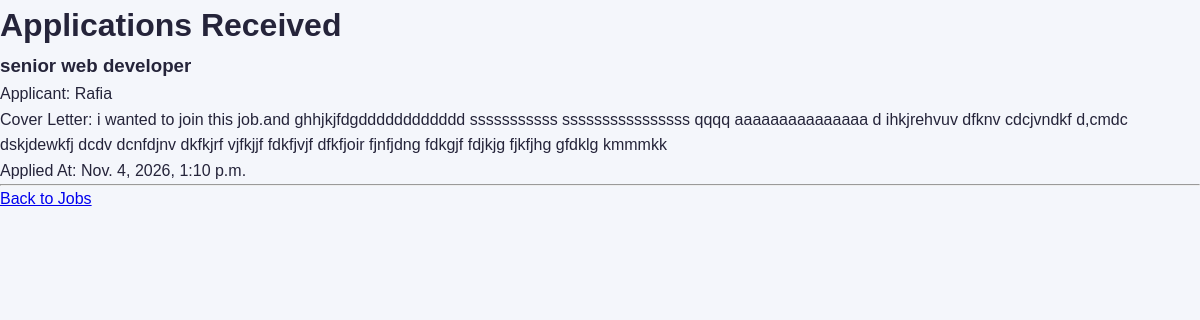
The app's page /company/applications/ (signed in) with its own data.
### jobs/models.py (models this page shows, shortened)
class Application(models.Model):
    job = models.ForeignKey(
        Job,
        on_delete=models.CASCADE,
        related_name='applications'
    )
    applicant = models.ForeignKey(
        settings.AUTH_USER_MODEL,
        on_delete=models.CASCADE,
        related_name='applications'
    )
    cover_letter = models.TextField()
    applied_at = models.DateTimeField(auto_now_add=True)
    class Meta:
        constraints = [
            models.UniqueConstraint(
                fields=['job', 'applicant'],
                name='unique_job_application'
            )
        ]

class Job(models.Model):
    JOB_TYPES = [
        ('Full Time', 'Full Time'),
        ('Part Time', 'Part Time'),
        ('Internship', 'Internship'),
        ('Remote', 'Remote'),
    ]
    company = models.ForeignKey(
        settings.AUTH_USER_MODEL,
        on_delete=models.CASCADE,
        related_name='jobs'
    )
    title = models.CharField(max_length=200)
    description = models.TextField()
    location = models.CharField(max_length=100)
    job_type = models.CharField(max_length=20, choices=JOB_TYPES)
    salary = models.PositiveIntegerField(null=True, blank=True)
    created_at = models.DateTimeField(auto_now_add=True)

### jobs/views.py (the view)
# urls.py: path('company/applications/', CompanyApplicationListView.as_view(), name='company_applications'),
class CompanyApplicationListView(LoginRequiredMixin, ListView):
    model = Application
    template_name = 'jobs/application_list.html'
    context_object_name = 'applications'
    def get_queryset(self):
        return Application.objects.filter(
            job__company=self.request.user
        ).select_related('job', 'applicant').order_by('-applied_at')

### jobs/templates/jobs/application_list.html (shortened to what this page needs)
<!DOCTYPE html>
<html>
<head>
    {% load static %}
<link rel="stylesheet" href="{% static 'jobs/style.css' %}">
</head>
<body>
    <h1>Applications Received</h1>
    {% for application in applications %}
        <div>
            <h3>{{ application.job.title }}</h3>
            <p>
                Applicant:
                {{ application.applicant.username }}
            </p>
            <p>
                Cover Letter:
                {{ application.cover_letter }}
            </p>
            <p>
                Applied At:
                {{ application.applied_at }}
            </p>
        </div>
        <hr>
    {% empty %}
        <p>No applications received yet.</p>
    {% endfor %}
    <a href="{% url 'job_list' %}">Back to Jobs</a>
</body>
</html>

### jobs/static/jobs/style.css (style rules this page uses)
* { margin: 0; padding: 0; box-sizing: border-box; }
body { font-family: Arial, sans-serif; background: #f4f6fb; color: #25243a; line-height: 1.6; }

### records on screen
Application: job "senior web developer", applicant.username "Rafia", cover_letter "i wanted to join this job.and ghhjkjfdgdddddddddddd sssssssssss ssssssssssssssss qqqq aaaaaaaaaaaaaaa d ihkjrehvuv dfknv cdcjvndkf d,cmdc dskjdewkfj dcdv dcnfdjnv dkfkjrf vjfkjjf fdkfjvjf dfkfjoir fjnfjdng fdkgjf fdjkjg fjkfjhg gfdklg kmmmkk", applied_at "Nov. 4, 2026, 1:10 p.m."
